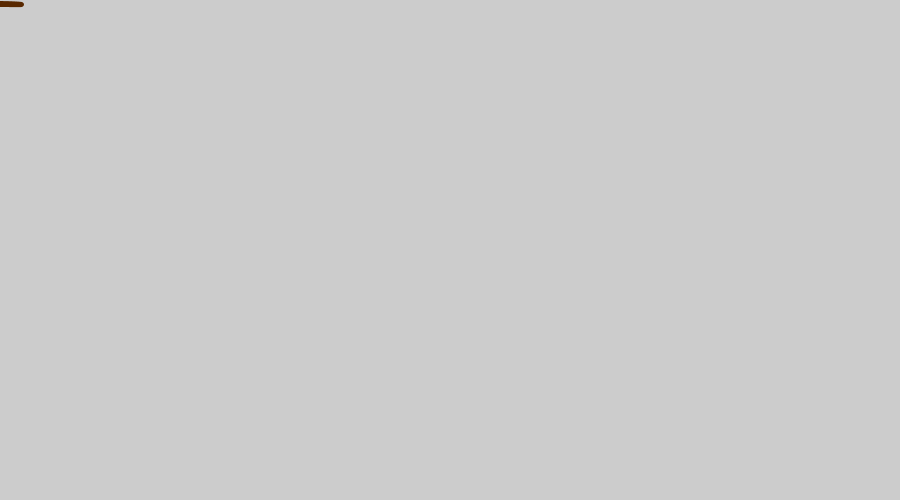
Frame 1 (no input)
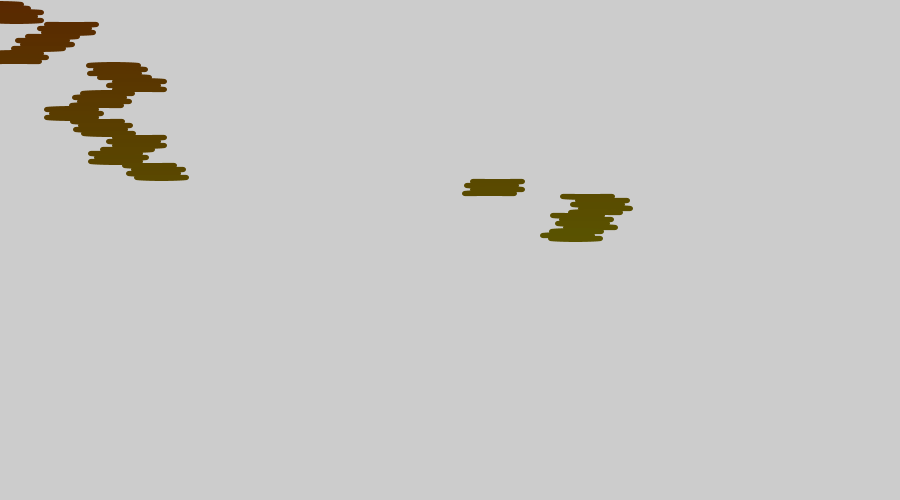
Frame 60 (the mouse pressed at the canvas centre just before this capture)
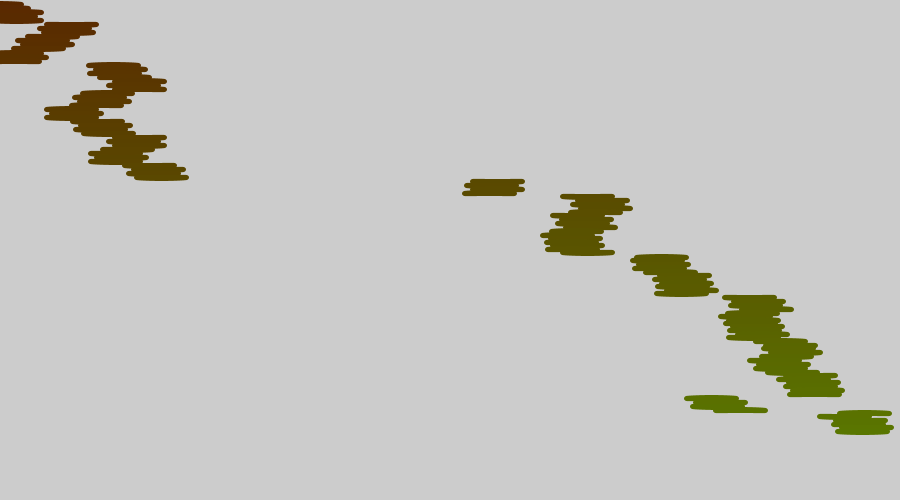
Frame 120 (the mouse held since frame 60 and released just before this capture)

The Processing sketch that drew these frames (run headless with seeded random() and noise(); from frame 60 on, the mouse is pressed at the canvas centre):

// Processing sketch: processing_43765
// ── processing_43765.pde

float x = 0;
float y = 0;
float xspeed = 1.1;
float yspeed = 4.1;
float r = 32+.2*y;
      
void setup() {
  size (900,500);
  frameRate(30);
}
       
void draw(){
        
 
  x = x + -.01+xspeed+(.0099*y)-(5/( cos(y)));
  y = y + .01+yspeed-(.00091*x)%(.01-(cos(x)));
        
 
 
        
  if ((x > width) || (x < 01 )) {
    xspeed = -xspeed;
  }
      
xspeed = Y*xspeed;
          
    if (( y > height) || (y < 1)) {
      yspeed = - yspeed ;
    }
          
    strokeWeight(5);
    stroke(cos(y/2)+90,(40-cos(-x*2)/2)+(y*.9)/5,60/(.5*y)/x);
    fill(20*r+(y+2), x*1, y*1);
    ellipse (x,y,50, 1);
          
    r = constrain(10, 1, 100);
          
}
         
         
     
void keyPressed() {
  save("japey.tiff");
}
         
                
